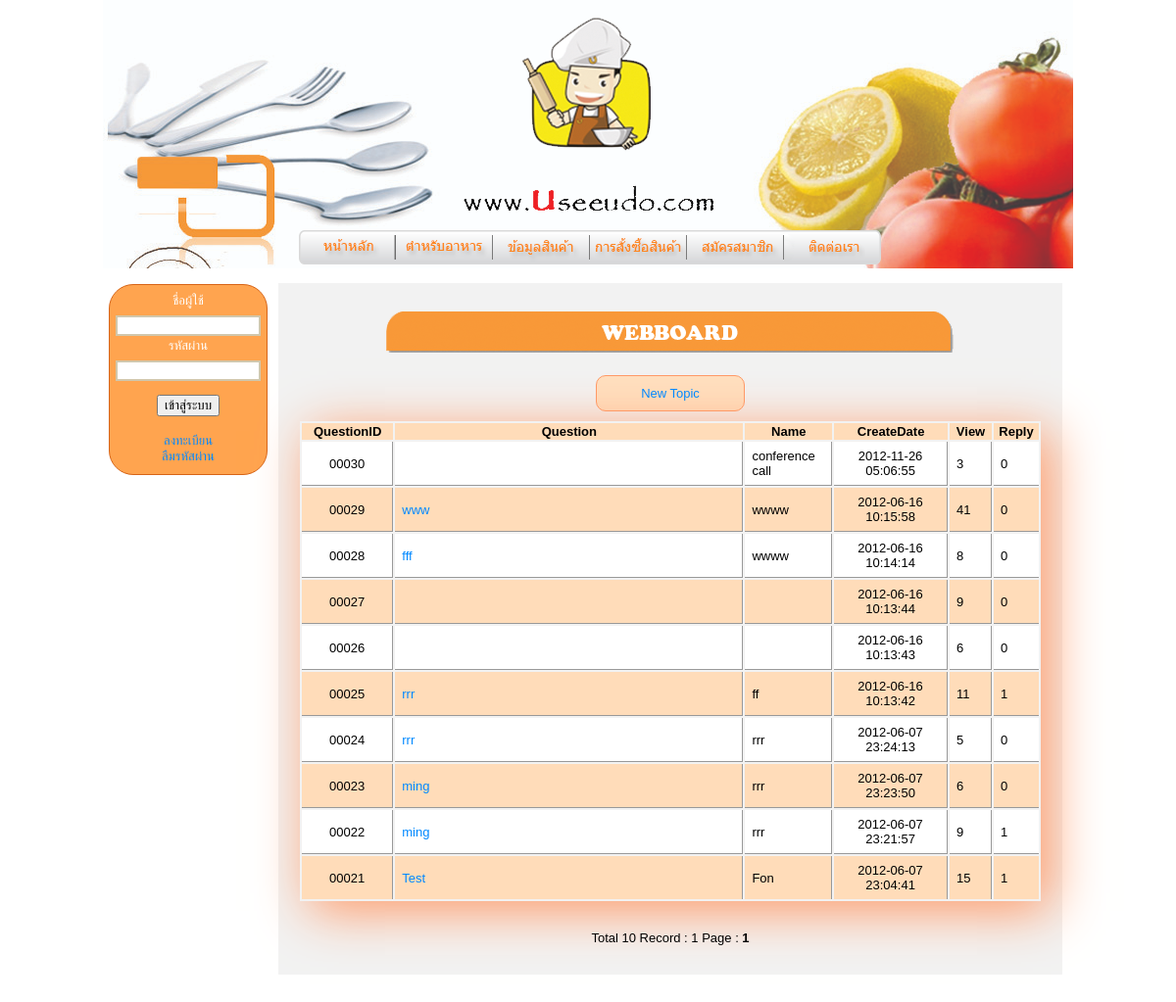
The page /Sites/Webboard.php on the database its author committed.
### tables this page shows
CREATE TABLE `shoppingcart_webboard` (
  `QuestionID` int(5) unsigned zerofill NOT NULL AUTO_INCREMENT,
  `CreateDate` datetime NOT NULL,
  `Question` varchar(255) NOT NULL,
  `Details` text NOT NULL,
  `Name` varchar(50) NOT NULL,
  `View` int(5) NOT NULL,
  `Reply` int(5) NOT NULL,
  PRIMARY KEY (`QuestionID`)
);

### Sites/Webboard.php (the view, shortened to what this page needs)
<?php
$rootpath = "./";
include($rootpath."include/head_index.php");
?>
<div class="subMenu"><img src="img/wbicon.png"/></div>
<?
$strSQL = "SELECT * FROM `shoppingcart_webboard` ";
$objQuery = mysql_query($strSQL) or die ("Error Query [".$strSQL."]");
$Num_Rows = mysql_num_rows($objQuery);
$Per_Page = 10;
$Page = $_GET["Page"];
if(!$_GET["Page"])
{
	$Page=1;
}
$Page_Start = (($Per_Page*$Page)-$Per_Page);
if($Num_Rows<=$Per_Page)
{
	$Num_Pages =1;
}
$strSQL .=" order  by QuestionID DESC LIMIT $Page_Start , $Per_Page";
$objQuery  = mysql_query($strSQL);
?>
<div class = "wb">
	<div style="margin: 0px 40% 10px 40%;">
		<a href="NewQuestion.php" style="text-align:right;"><div id="webboard-button-new">New Topic</div></a>
	</div>
	<table width="" border="0" class="CSSTableGenerator">
	  <tr>
		<th width="99"> <div align="center">QuestionID</div></th>
		<th width="458"> <div align="center">Question</div></th>
		<th width="90"> <div align="center">Name</div></th>
		<th width="130"> <div align="center">CreateDate</div></th>
		<th width="45"> <div align="center">View</div></th>
		<th width="47"> <div align="center">Reply</div></th>
	  </tr>
	<?
	while($objResult = mysql_fetch_array($objQuery))
	{
	?>
	  <tr>
		<td><div align="center"><?=$objResult["QuestionID"];?></div></td>
		<td><a href="ViewWebboard.php?QuestionID=<?=$objResult["QuestionID"];?>"><?=$objResult["Question"];?></a></td>
		<td><?=$objResult["Name"];?></td>
		<td><div align="center"><?=$objResult["CreateDate"];?></div></td>
		<td align="right"><?=$objResult["View"];?></td>
		<td align="right"><?=$objResult["Reply"];?></td>
	  </tr>
	<?
	}
	?>
	</table>
	<div style="margin-top:30px;margin-bottom:20px">
		Total <?= $Num_Rows;?> Record : <?=$Num_Pages;?> Page :
<?php
	for($i=1; $i<=$Num_Pages; $i++){
		if($i != $Page)
		{
			echo "[ <a href='$_SERVER[SCRIPT_NAME]?Page=$i'>$i</a> ]";
		}
		else
		{
			echo "<b> $i </b>";
		}
	}
?>
	</div>
</div>
<?php
include($rootpath."include/bottom_index.php");
?>
</body>
</html>

### Sites/include/head_index_headTag.php (shortened to what this page needs)
<!DOCTYPE html>
<html xmlns="http://www.w3.org/1999/xhtml">
<head>
    <link rel="stylesheet" type="text/css" href="css/style.css" />
	<link rel="stylesheet" type="text/css" href="<?php echo $rootpath; ?>css/main.css" />
	<link rel="stylesheet" type="text/css" href="<?php echo $rootpath; ?>css/style.css" />
</head>
<body>

### Sites/include/head_index.php (shortened to what this page needs)
<?php
	include("{$rootpath}include/head_index_headTag.php");
?>
	<div align="center">
        <div id="content"><br>
        	<div id="logo">
            </div>
				<div style="padding-left:200px; padding-top:20px;">
					<div style="float:left;"><a href="index.php"><img src="pic/thumb/menuA1.png" alt=""/></a></div>
					<div style="float:left;"><a href="recept.php"><img src="pic/thumb/menuA2.png" alt=""/></a></div>
					<div style="float:left;"><a href="product.php"><img src="pic/thumb/menuA3.png" alt=""/></a></div>
					<div style="float:left;"><a href="show.php"><img src="pic/thumb/menuA4.png" alt=""/></a></div>
					<div style="float:left;"><a href="Register.php"><img src="pic/thumb/menuA5.png" alt=""/></a></div>
					<div style="float:left;"><a href="contactUs.php"><img src="pic/thumb/menuA6.png" alt=""/></a></div>
				</div>
            </div>
            <div id="in_content">
<?php
	            if($page =="product"){
?>
					<div id="box_leftColumn" style="float:left;">
		            	<?php include("{$rootpath}include/leftContent_index_product.php"); ?>
		            </div>
<?php
	            }
	            elseif($page != "recept"){ ?>
		            <div id="box_leftColumn" style="float:left;">
		            	<?php include("{$rootpath}include/leftContent_index.php"); ?>
		            </div>
<?php
	            }
	             ?>
            	<div id="box_content" <?php
	            	if($page=="recept") { echo "style=\"width:100%; background-color:#ffffff; \"  "; }
            	?> >

### Sites/include/leftContent_index.php (shortened to what this page needs)
<?php
	if($_SESSION["userID"] == ""){
?>
		<div id="login">
			<form method="POST" action="<?php echo $rootpath; ?>System/login/login.php">
				<div id="textwhite">ชื่อผู้ใช้</div>
				<div class="margin5"><input type="text" name="username" id="username" style="width: 140px; margin-top: 5px; " class="inputBox2"/></div>
				<div id="textwhite">รหัสผ่าน</div>
				<div class="margin5"><input type="password" name="password" id="password" style="width: 140px; margin-top: 5px; " class="inputBox2"/></div>
				<div class="margin5">
					<input type="submit" style="margin-top: 10px;" value="เข้าสู่ระบบ"/>
				</div><br>
				<div><a href="<?php echo $rootpath?>Register.php">ลงทะเบียน</a></div>
				<div><a href="#">ลืมรหัสผ่าน</a></div>
			</form>
		</div>
<?php
	}
?>

### Sites/include/bottom_index.php (shortened to what this page needs)
                </div>
				<div id="box_rightColumn">
            	</div>
            </div>
        </div>
</body>
</html>

### Sites/css/style.css (style rules this page uses)
.margin5 { padding-top: 2px; padding-bottom: 2px; }
#webboard-button-new { text-align:center; margin: 0; border:1px solid #FF9966; border-radius:10px; -moz-border-radius:10px; padding:10px 15px; background-color:#FFDFBF; }

### Sites/css/main.css (style rules this page uses)
A:link { COLOR: #0088ff; text-decoration: none; }
body { margin-left: 0px; margin-top: 0px; margin-right: 0px; margin-bottom: 0px; background:#FFF center; width:auto; height:auto; font-family:Tahoma, Geneva, sans-serif; }
#content { background-color:#FFF; width:990px; height:auto; background-image: url("../img/bg_1.jpg"); background-repeat:no-repeat; }
#in_content { width:990px; height:554px; }
#box_leftColumn { background-color:transparent; width:160px; height:538px; float:left; font-size:13px; margin: 3px;padding: 3px; padding-right:10px; }
#box_leftColumn #login { background-color: rgb(255, 164, 79); width:160px; height:auto; padding-top: 8px; padding-bottom: 10px; margin-top:10px; margin-bottom:10px; border: 1px solid; border-radius: 25px; -webkit-border-radius:25px; -moz-border-radius:25px; -o-border-radius:25px; border-style:solid; border-color:#d76518; }
#box_content { position: relative; font-size:13px; background-color:transparent; width:800px; height:auto; float:left; margin-top: 15px; margin-bottom: 3px; padding-top: 9px; padding-bottom: 10px; border: 0px solid; border-style:solid; border-color:#d76518; background-color:#F2F2F2; }
#box_rightColumn { background-color:transparent; width:160px; height:538px; float:left; padding-top: 8px; padding-bottom: 10px; margin: 3px;padding: 3px; }
#logo { position:relative; margin:auto 0; width:255px; height:197px; background:url(../img/logo.png); background-repeat:no-repeat; }
.inputBox2 { border: 2px solid #D1C7AC; width: 230px; }
.subMenu { text-align:center; padding:20px; }
.wb { padding-left:22px; padding-right:22px; }
.CSSTableGenerator { margin:0px;padding:0px; width:100%; box-shadow: 10px 10px 50px #FF9966; border:none; -moz-border-radius-bottomleft:0px; -webkit-border-bottom-left-radius:0px; border-bottom-left-radius:0px; -moz-border-radius-bottomright:0px; -webkit-border-bottom-right-radius:0px; border-bottom-right-radius:0px; -moz-border-radius-topright:0px; -webkit-border-top-right-radius:0px; border-top-right-radius:0px; -moz-border-radius-topleft:0px; -webkit-border-top-left-radius:0px; border-top-left-radius:0px; }
.CSSTableGenerator tr:last-child td:last-child { -moz-border-radius-bottomright:0px; -webkit-border-bottom-right-radius:0px; border-bottom-right-radius:0px; }
.CSSTableGenerator tr:last-child td:first-child { -moz-border-radius-bottomleft:0px; -webkit-border-bottom-left-radius:0px; border-bottom-left-radius:0px; }
.CSSTableGenerator tr:nth-child(odd) { background-color:#FFDCB9 }
.CSSTableGenerator tr:nth-child(even) { background-color:#ffffff; }
.CSSTableGenerator td { vertical-align:middle; border:1px solid #999; border-width:0px 1px 1px 0px; text-align:left; padding:7px; font-weight:normal; color:#000000; }
.CSSTableGenerator tr:last-child td { border-width:0px 1px 0px 0px; }
.CSSTableGenerator tr td:last-child { border-width:0px 0px 1px 0px; }
.CSSTableGenerator tr:last-child td:last-child { border-width:0px 0px 0px 0px; }
#textwhite { color: white; }

### rows shown on the page
shoppingcart_webboard: QuestionID "00030", Name "conference call", CreateDate "2012-11-26 05:06:55", View "3", Reply "0"
shoppingcart_webboard: QuestionID "00029", Question "www", Name "wwww", CreateDate "2012-06-16 10:15:58", View "41", Reply "0"
shoppingcart_webboard: QuestionID "00028", Question "fff", Name "wwww", CreateDate "2012-06-16 10:14:14", View "8", Reply "0"
shoppingcart_webboard: QuestionID "00027", CreateDate "2012-06-16 10:13:44", View "9", Reply "0"
shoppingcart_webboard: QuestionID "00026", CreateDate "2012-06-16 10:13:43", View "6", Reply "0"
shoppingcart_webboard: QuestionID "00025", Question "rrr", Name "ff", CreateDate "2012-06-16 10:13:42", View "11", Reply "1"
shoppingcart_webboard: QuestionID "00024", Question "rrr", Name "rrr", CreateDate "2012-06-07 23:24:13", View "5", Reply "0"
shoppingcart_webboard: QuestionID "00023", Question "ming", Name "rrr", CreateDate "2012-06-07 23:23:50", View "6", Reply "0"
shoppingcart_webboard: QuestionID "00022", Question "ming", Name "rrr", CreateDate "2012-06-07 23:21:57", View "9", Reply "1"
shoppingcart_webboard: QuestionID "00021", Question "Test", Name "Fon", CreateDate "2012-06-07 23:04:41", View "15", Reply "1"

### other values the page prints
$Num_Rows "10"
$Num_Pages "1"
